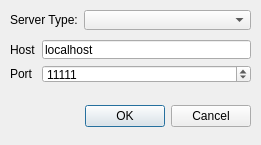
<ui version="4.0" >
 <author></author>
 <comment></comment>
 <exportmacro></exportmacro>
 <class>pqServerBrowser</class>
 <widget class="QDialog" name="pqServerBrowser" >
  <property name="geometry" >
   <rect>
    <x>0</x>
    <y>0</y>
    <width>261</width>
    <height>145</height>
   </rect>
  </property>
  <property name="windowTitle" >
   <string>Dialog</string>
  </property>
  <widget class="QWidget" name="layoutWidget_2" >
   <property name="geometry" >
    <rect>
     <x>10</x>
     <y>10</y>
     <width>241</width>
     <height>20</height>
    </rect>
   </property>
   <layout class="QHBoxLayout" >
    <property name="margin" >
     <number>0</number>
    </property>
    <property name="spacing" >
     <number>6</number>
    </property>
    <item>
     <widget class="QLabel" name="label_4" >
      <property name="cursor" >
       <cursor>0</cursor>
      </property>
      <property name="text" >
       <string>Server Type:</string>
      </property>
     </widget>
    </item>
    <item>
     <widget class="QComboBox" name="serverType" >
      <property name="sizePolicy" >
       <sizepolicy>
        <hsizetype>7</hsizetype>
        <vsizetype>0</vsizetype>
        <horstretch>0</horstretch>
        <verstretch>0</verstretch>
       </sizepolicy>
      </property>
     </widget>
    </item>
   </layout>
  </widget>
  <widget class="QWidget" name="layoutWidget_3" >
   <property name="geometry" >
    <rect>
     <x>10</x>
     <y>100</y>
     <width>241</width>
     <height>33</height>
    </rect>
   </property>
   <layout class="QHBoxLayout" >
    <property name="margin" >
     <number>0</number>
    </property>
    <property name="spacing" >
     <number>6</number>
    </property>
    <item>
     <spacer>
      <property name="orientation" >
       <enum>Qt::Horizontal</enum>
      </property>
      <property name="sizeHint" >
       <size>
        <width>131</width>
        <height>31</height>
       </size>
      </property>
     </spacer>
    </item>
    <item>
     <widget class="QPushButton" name="okButton" >
      <property name="text" >
       <string>OK</string>
      </property>
     </widget>
    </item>
    <item>
     <widget class="QPushButton" name="cancelButton" >
      <property name="text" >
       <string>Cancel</string>
      </property>
     </widget>
    </item>
   </layout>
  </widget>
  <widget class="QWidget" name="layoutWidget" >
   <property name="geometry" >
    <rect>
     <x>10</x>
     <y>40</y>
     <width>241</width>
     <height>43</height>
    </rect>
   </property>
   <layout class="QGridLayout" >
    <property name="margin" >
     <number>0</number>
    </property>
    <property name="spacing" >
     <number>6</number>
    </property>
    <item row="0" column="0" >
     <widget class="QLabel" name="label_2_2" >
      <property name="text" >
       <string>Host</string>
      </property>
     </widget>
    </item>
    <item row="1" column="0" >
     <widget class="QLabel" name="label_3_2" >
      <property name="text" >
       <string>Port</string>
      </property>
     </widget>
    </item>
    <item row="0" column="1" >
     <widget class="QLineEdit" name="hostName" >
      <property name="text" >
       <string>localhost</string>
      </property>
     </widget>
    </item>
    <item row="1" column="1" >
     <widget class="QSpinBox" name="portNumber" >
      <property name="maximum" >
       <number>65535</number>
      </property>
      <property name="minimum" >
       <number>1</number>
      </property>
      <property name="value" >
       <number>11111</number>
      </property>
     </widget>
    </item>
   </layout>
  </widget>
 </widget>
 <pixmapfunction></pixmapfunction>
 <resources/>
 <connections>
  <connection>
   <sender>okButton</sender>
   <signal>clicked()</signal>
   <receiver>pqServerBrowser</receiver>
   <slot>accept()</slot>
   <hints>
    <hint type="sourcelabel" >
     <x>124</x>
     <y>113</y>
    </hint>
    <hint type="destinationlabel" >
     <x>35</x>
     <y>116</y>
    </hint>
   </hints>
  </connection>
  <connection>
   <sender>cancelButton</sender>
   <signal>clicked()</signal>
   <receiver>pqServerBrowser</receiver>
   <slot>reject()</slot>
   <hints>
    <hint type="sourcelabel" >
     <x>219</x>
     <y>114</y>
    </hint>
    <hint type="destinationlabel" >
     <x>57</x>
     <y>93</y>
    </hint>
   </hints>
  </connection>
 </connections>
</ui>
